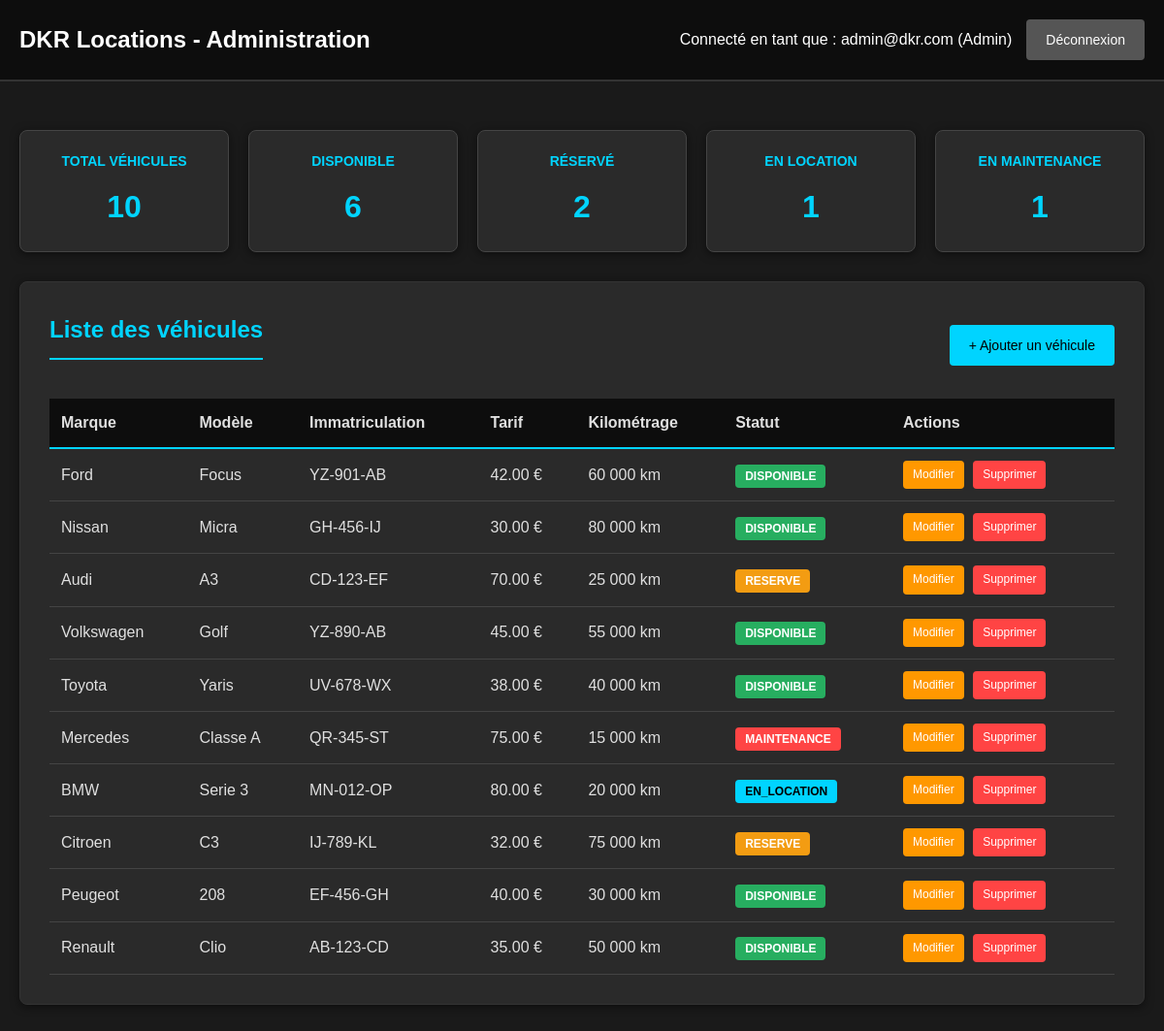
The app's page /index.php?page=vehicles_list (signed in) with its own data.
### tables this page shows
CREATE TABLE vehicles (
    id INT AUTO_INCREMENT PRIMARY KEY,
    marque VARCHAR(100),
    modele VARCHAR(100),
    immatriculation VARCHAR(20),
    tarif DECIMAL(10, 2),
    kilometrage INT,
    statut VARCHAR(50),
    created_at TIMESTAMP DEFAULT CURRENT_TIMESTAMP
);

### controllers/AdminController.php (called while the page is built, shortened)
<?php
require_once __DIR__ . '/../config/config.php';
require_once __DIR__ . '/../models/Vehicle.php';
$vehicle = new Vehicle($pdo);
$vehicles = $vehicle->getAll();
$totalVehicles = $vehicle->countAll();
$disponibles = $vehicle->countByStatus('disponible');
$reserves = $vehicle->countByStatus('reserve');
$enLocation = $vehicle->countByStatus('en_location');
$maintenance = $vehicle->countByStatus('maintenance');
?>

### models/Vehicle.php (called while the page is built, shortened)
<?php
class Vehicle {
    private $pdo;
    public function __construct($pdo) {
        $this->pdo = $pdo;
    }
    public function getAll() {
        $stmt = $this->pdo->query("SELECT * FROM vehicles ORDER BY id DESC");
        return $stmt->fetchAll();
    }
    public function countByStatus($statut) {
        $stmt = $this->pdo->prepare("SELECT COUNT(*) as total FROM vehicles WHERE statut = ?");
        $stmt->execute([$statut]);
        $result = $stmt->fetch();
        return $result['total'];
    }
    public function countAll() {
        $stmt = $this->pdo->query("SELECT COUNT(*) as total FROM vehicles");
        $result = $stmt->fetch();
        return $result['total'];
    }
}
?>

### views/admin/vehicles_list.php (the view, shortened to what this page needs)
<!DOCTYPE html>
<html lang="fr">
<head>
    <link rel="stylesheet" href="<?php echo BASE_URL; ?>/assets/css/style.css?v=2">
</head>
<body>
    <div class="header">
        <h1>DKR Locations - Administration</h1>
        <div class="user-info">
            <span>Connecté en tant que : <?php echo htmlspecialchars($_SESSION['user_email']); ?> (Admin)</span>
            <a href="index.php?logout=1" class="btn btn-secondary">Déconnexion</a>
        </div>
    </div>
    <div class="container">
        <div class="stats">
            <div class="stat-card">
                <h3>Total véhicules</h3>
                <p class="stat-number"><?php echo $totalVehicles; ?></p>
            </div>
            <div class="stat-card">
                <h3>Disponible</h3>
                <p class="stat-number"><?php echo $disponibles; ?></p>
            </div>
            <div class="stat-card">
                <h3>Réservé</h3>
                <p class="stat-number"><?php echo $reserves; ?></p>
            </div>
            <div class="stat-card">
                <h3>En location</h3>
                <p class="stat-number"><?php echo $enLocation; ?></p>
            </div>
            <div class="stat-card">
                <h3>En maintenance</h3>
                <p class="stat-number"><?php echo $maintenance; ?></p>
            </div>
        </div>
        <div class="card">
            <div style="display: flex; justify-content: space-between; align-items: center; margin-bottom: 20px;">
                <h2>Liste des véhicules</h2>
                <a href="index.php?page=vehicle_add" class="btn btn-primary">+ Ajouter un véhicule</a>
            </div>
            <table class="table">
                <thead>
                    <tr>
                        <th>Marque</th>
                        <th>Modèle</th>
                        <th>Immatriculation</th>
                        <th>Tarif</th>
                        <th>Kilométrage</th>
                        <th>Statut</th>
                        <th>Actions</th>
                    </tr>
                </thead>
                <tbody>
                    <?php if (empty($vehicles)): ?>
                        <tr>
                            <td colspan="8" style="text-align: center;">Aucun véhicule enregistré</td>
                        </tr>
                    <?php else: ?>
                        <?php foreach ($vehicles as $v): ?>
                            <tr>
                                <td><?php echo htmlspecialchars($v['marque']); ?></td>
                                <td><?php echo htmlspecialchars($v['modele']); ?></td>
                                <td><?php echo htmlspecialchars($v['immatriculation']); ?></td>
                                <td><?php echo number_format($v['tarif'], 2); ?> €</td>
                                <td><?php echo number_format($v['kilometrage'], 0, ',', ' '); ?> km</td>
                                <td>
                                    <span class="badge badge-<?php echo $v['statut']; ?>">
                                        <?php echo ucfirst($v['statut']); ?>
                                    </span>
                                </td>
                                <td>
                                    <a href="index.php?page=vehicle_edit&id=<?php echo $v['id']; ?>" class="btn btn-small btn-warning">Modifier</a>
                                    <a href="index.php?page=vehicles_list&delete=<?php echo $v['id']; ?>" class="btn btn-small btn-danger" onclick="return confirm('Êtes-vous sûr de vouloir supprimer ce véhicule ?')">Supprimer</a>
                                </td>
                            </tr>
                        <?php endforeach; ?>
                    <?php endif; ?>
                </tbody>
            </table>
        </div>
    </div>
</body>
</html>

### index.php (shortened to what this page needs)
<?php
require_once __DIR__ . '/config/config.php';
$page = $_GET['page'] ?? 'login';
switch ($page) {
    case 'vehicles_list':
        require_once __DIR__ . '/controllers/AdminController.php';
        require_once __DIR__ . '/views/admin/vehicles_list.php';
        break;
}
?>

### assets/css/style.css (style rules this page uses)
* { margin: 0; padding: 0; box-sizing: border-box; }
body { font-family: Arial, sans-serif; background-color: #1a1a1a; color: #e0e0e0; line-height: 1.6; }
.container { max-width: 1200px; margin: 0 auto; padding: 20px; }
.header { background-color: #0d0d0d; color: white; padding: 20px; display: flex; justify-content: space-between; align-items: center; margin-bottom: 30px; border-bottom: 2px solid #333; }
.header h1 { font-size: 24px; }
.user-info { display: flex; align-items: center; gap: 15px; }
.card { background: #2a2a2a; padding: 30px; border-radius: 8px; box-shadow: 0 2px 10px rgba(0,0,0,0.5); margin-bottom: 30px; border: 1px solid #333; }
.card h2 { color: #00d4ff; margin-bottom: 20px; border-bottom: 2px solid #00d4ff; padding-bottom: 10px; }
.btn { padding: 10px 20px; border: none; border-radius: 4px; cursor: pointer; font-size: 14px; text-decoration: none; display: inline-block; transition: background-color 0.3s; }
.btn-primary { background-color: #00d4ff; color: #000; }
.btn-secondary { background-color: #555; color: white; }
.btn-warning { background-color: #ff9800; color: white; }
.btn-danger { background-color: #ff4444; color: white; }
.btn-small { padding: 5px 10px; font-size: 12px; margin-right: 5px; }
.stats { display: grid; grid-template-columns: repeat(auto-fit, minmax(200px, 1fr)); gap: 20px; margin-bottom: 30px; }
.stat-card { background: #2a2a2a; padding: 20px; border-radius: 8px; box-shadow: 0 2px 10px rgba(0,0,0,0.5); text-align: center; border: 1px solid #444; }
.stat-card h3 { color: #00d4ff; font-size: 14px; margin-bottom: 10px; text-transform: uppercase; }
.stat-number { font-size: 32px; font-weight: bold; color: #00d4ff; }
.table { width: 100%; border-collapse: collapse; margin-top: 20px; }
.table thead { background-color: #0d0d0d; color: #00d4ff; border-bottom: 2px solid #00d4ff; }
.table th, .table td { padding: 12px; text-align: left; border-bottom: 1px solid #444; color: #e0e0e0; }
.badge { padding: 5px 10px; border-radius: 4px; font-size: 12px; font-weight: bold; text-transform: uppercase; }
.badge-disponible { background-color: #27ae60; color: white; }
.badge-reserve { background-color: #f39c12; color: white; }
.badge-en_location { background-color: #00d4ff; color: #000; }
.badge-maintenance { background-color: #ff4444; color: white; }

### records on screen
vehicles: marque "Ford", modele "Focus", immatriculation "YZ-901-AB", tarif "42.00", kilometrage "60 000", statut "DISPONIBLE"
vehicles: marque "Nissan", modele "Micra", immatriculation "GH-456-IJ", tarif "30.00", kilometrage "80 000", statut "DISPONIBLE"
vehicles: marque "Audi", modele "A3", immatriculation "CD-123-EF", tarif "70.00", kilometrage "25 000", statut "RESERVE"
vehicles: marque "Volkswagen", modele "Golf", immatriculation "YZ-890-AB", tarif "45.00", kilometrage "55 000", statut "DISPONIBLE"
vehicles: marque "Toyota", modele "Yaris", immatriculation "UV-678-WX", tarif "38.00", kilometrage "40 000", statut "DISPONIBLE"
vehicles: marque "Mercedes", modele "Classe A", immatriculation "QR-345-ST", tarif "75.00", kilometrage "15 000", statut "MAINTENANCE"
vehicles: marque "BMW", modele "Serie 3", immatriculation "MN-012-OP", tarif "80.00", kilometrage "20 000", statut "EN_LOCATION"
vehicles: marque "Citroen", modele "C3", immatriculation "IJ-789-KL", tarif "32.00", kilometrage "75 000", statut "RESERVE"
vehicles: marque "Peugeot", modele "208", immatriculation "EF-456-GH", tarif "40.00", kilometrage "30 000", statut "DISPONIBLE"
vehicles: marque "Renault", modele "Clio", immatriculation "AB-123-CD", tarif "35.00", kilometrage "50 000", statut "DISPONIBLE"

### other values on screen
$_SESSION['user_email'] "admin@dkr.com"
$totalVehicles "10"
$disponibles "6"
$reserves "2"
$enLocation "1"
$maintenance "1"
